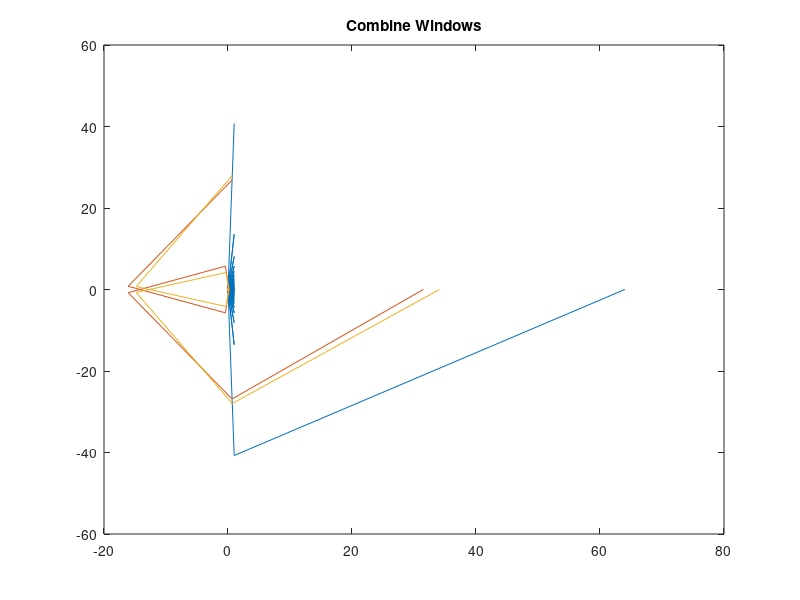

The MATLAB script that drew this image: (Note: this script raises an error after producing the figure.)
clc;
clear all;


L=64;
t=[0:1:64];

y1 = rectwin(L);
% plot(y1)
% title('Combine Windows')
% hold on

y2 = hann(L);
% plot(y2)

y3 = hamming(L);
% plot(y3)
% 
% hold off


z1 = fft(y1,2*L);
plot(z1)
title('Combine Windows')

hold on

z2 = fft(y2,2*L);
plot(z2)

z3 = fft(y3,2*L);
plot(z3)

hold off
% 
% M = 40;
% n = -M / 2: M / 2;
% window =hamming(length(n));
% figure;
% plot (n, window);
% 
% L = length (window); 
% NFFT = 1024;
% X1 = fftshift (fft (window, NFFT) / length (window));
% Freq = (-NFFT / 2: NFFT / 2-1) / NFFT;     % Frequency vector
% 
% figure; 
% plot (Freq, X1 (1: length (Freq)) / max (X1), 'r' );
% 
% Y1 = X1 (1: length (Freq)) / max (X1);
% mag_dB =  10*log10(Y1);
% plot(Freq,mag_dB)
hold on;
wvtool(hann(L))
wvtool(hamming(L))
wvtool(blackman(L))
wvtool(rect(L))
hold off;
